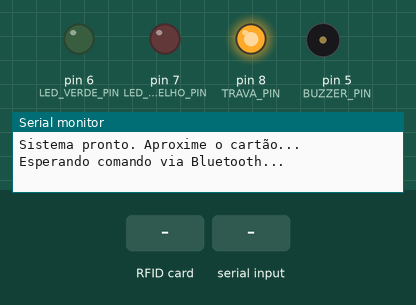
Simulated run of this sketch. Board: Arduino Uno, built with avr-gcc and run on an emulated ATmega328P. Shown: output pins drawn as LEDs (lit = HIGH), buzzer (waves = sounding), the last lines printed to the serial monitor. Dashed ring = blinking. The test bench sets the inputs (shaded band). The local clock reads 2024-03-15 10:24:30 at power-on unless the sketch sets it; EEPROM starts erased; pins used as bus, display or sensor lines are not drawn.

Above: at 1.2 s.
1.3 s: RFID card 5E 7A 19 C4 held to the reader
At 2.1 s:
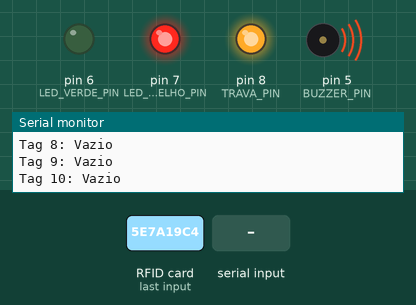
4.3 s: "C" received over the second serial link
At 5.2 s:
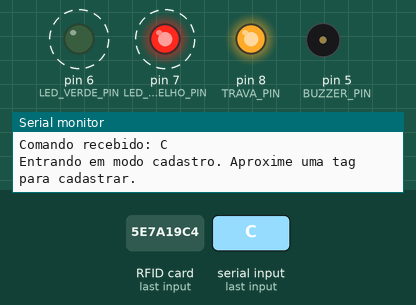
7.3 s: RFID card 5E 7A 19 C4 held to the reader
At 7.7 s:
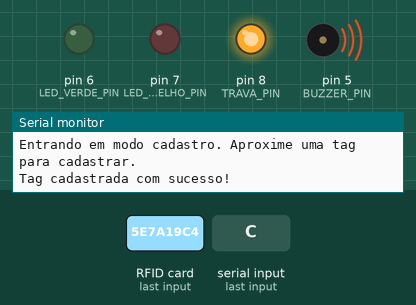
9.3 s: RFID card 5E 7A 19 C4 held to the reader
At 10.4 s:
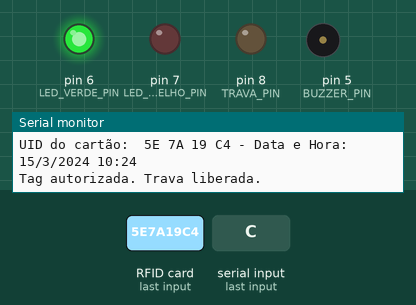
Timing chart, 0 to 14.4 s (numbered marks = the images above; inputs shaded):
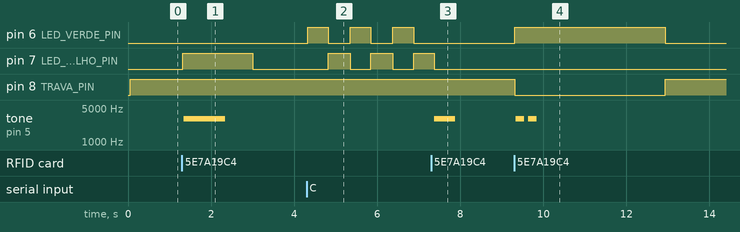

The sketch:

v2.0.ino
```cpp
#include <SPI.h>
#include <MFRC522.h>
#include <SoftwareSerial.h>
#include <Wire.h>
#include <RTClib.h>
#include <EEPROM.h>

#define BUZZER_PIN 5
#define SS_PIN 10
#define RST_PIN 9
#define LED_VERDE_PIN 6
#define LED_VERMELHO_PIN 7
#define TRAVA_PIN 8  // Porta conectada à trava solenoide
#define RX_PIN 3
#define TX_PIN 2

MFRC522 mfrc522(SS_PIN, RST_PIN);
SoftwareSerial BTSerial(RX_PIN, TX_PIN);
RTC_DS3231 rtc;

struct LogEntry {
  byte uid[4];
  DateTime time;
  bool liberada;  // Novo membro para o estado da tranca
};

const int numTagsMax = 10;
const int logCapacity = 10; // Capacidade máxima de registros do log
char command;
bool modoCadastro = false;
bool modoDescadastro = false;
byte tagsAutorizadas[numTagsMax][4];

void setup() {
  Serial.begin(9600);
  BTSerial.begin(9600);
  SPI.begin();
  mfrc522.PCD_Init();
  Wire.begin();
  pinMode(BUZZER_PIN, OUTPUT);
  if (!rtc.begin()) {
    Serial.println("Não foi possível encontrar o RTC.");
    while (1);
  }
  if (rtc.lostPower()) {
    Serial.println("RTC perdeu energia, configurando data e hora padrão.");
    rtc.adjust(DateTime(F(__DATE__), F(__TIME__)));
  }
  pinMode(LED_VERDE_PIN, OUTPUT);
  pinMode(LED_VERMELHO_PIN, OUTPUT);
  pinMode(TRAVA_PIN, OUTPUT);
  digitalWrite(LED_VERDE_PIN, LOW);
  digitalWrite(LED_VERMELHO_PIN, LOW);
  digitalWrite(TRAVA_PIN, HIGH); // Trava inicialmente fechada (LOW = fechada)
  for (int i = 0; i < numTagsMax; i++) {
    for (int j = 0; j < 4; j++) {
      tagsAutorizadas[i][j] = 0xFF;
    }
  }
  Serial.println("Sistema pronto. Aproxime o cartão...");
  Serial.println("Esperando comando via Bluetooth...");
}

void loop() {
  // Verifica se há um comando disponível no Serial Bluetooth
  if (BTSerial.available()) {
    command = BTSerial.read();
    Serial.print("Comando recebido: ");
    Serial.println(command);
    if (command == 'C') {
      modoCadastro = true;
      Serial.println("Entrando em modo cadastro. Aproxime uma tag para cadastrar.");
      while (modoCadastro) {
        digitalWrite(LED_VERDE_PIN, HIGH);
        digitalWrite(LED_VERMELHO_PIN, LOW);
        delay(500);
        digitalWrite(LED_VERDE_PIN, LOW);
        digitalWrite(LED_VERMELHO_PIN, HIGH);
        delay(500);
        if (mfrc522.PICC_IsNewCardPresent() && mfrc522.PICC_ReadCardSerial()) {
          cadastrarTag();
          modoCadastro = false;
          digitalWrite(LED_VERDE_PIN, LOW);
          digitalWrite(LED_VERMELHO_PIN, LOW);
        }
        if (BTSerial.available() && BTSerial.read() == 'F') {
          modoCadastro = false;
          digitalWrite(LED_VERDE_PIN, LOW);
          digitalWrite(LED_VERMELHO_PIN, LOW);
          Serial.println("Saindo do modo cadastro.");
        }
      }
    } else if (command == 'X') {
      modoDescadastro = true;
      Serial.println("Entrando em modo excluir tag. Aproxime uma tag para excluir.");
      while (modoDescadastro) {
        digitalWrite(LED_VERMELHO_PIN, HIGH);
        delay(100);
        digitalWrite(LED_VERMELHO_PIN, LOW);
        delay(100);
        if (mfrc522.PICC_IsNewCardPresent() && mfrc522.PICC_ReadCardSerial()) {
          descadastrarTag();
          modoDescadastro = false;
          digitalWrite(LED_VERDE_PIN, LOW);
          digitalWrite(LED_VERMELHO_PIN, LOW);
        }
        if (BTSerial.available() && BTSerial.read() == 'F') {
          modoDescadastro = false;
          digitalWrite(LED_VERDE_PIN, LOW);
          digitalWrite(LED_VERMELHO_PIN, LOW);
          Serial.println("Saindo do modo excluir tag.");
        }
      }
    } else if (command == 'L') {
      Serial.println("Iniciando envio de log...");
      enviarLog();
    }
  }

  if (mfrc522.PICC_IsNewCardPresent() && mfrc522.PICC_ReadCardSerial()) {
    DateTime now = rtc.now();
    Serial.print("UID do cartão: ");
    for (byte i = 0; i < mfrc522.uid.size; i++) {
      Serial.print(mfrc522.uid.uidByte[i] < 0x10 ? " 0" : " ");
      Serial.print(mfrc522.uid.uidByte[i], HEX);
    }
    Serial.print(" - Data e Hora: ");
    Serial.print(now.day()); Serial.print('/');
    Serial.print(now.month()); Serial.print('/');
    Serial.print(now.year()); Serial.print(" ");
    Serial.print(now.hour()); Serial.print(':');
    Serial.println(now.minute());
    if (tagAutorizada(mfrc522.uid.uidByte)) {
      digitalWrite(LED_VERDE_PIN, HIGH);
      digitalWrite(LED_VERMELHO_PIN, LOW);
      digitalWrite(TRAVA_PIN, LOW); // Abre a trava (LOW = liberada)
      Serial.println("Tag autorizada. Trava liberada.");
      buzzerSuccess();
      delay(3000);  // Aguarda 3 segundos
      digitalWrite(LED_VERDE_PIN, LOW);
      digitalWrite(TRAVA_PIN, HIGH);  // Fecha a trava após o tempo (HIGH = fechada)
      Serial.println("Trava fechada.");
      registrarLog(mfrc522.uid.uidByte, now, true);
    } else {
      digitalWrite(LED_VERDE_PIN, LOW);
      digitalWrite(LED_VERMELHO_PIN, HIGH);
      Serial.println("Tag não autorizada.");
      buzzerFailure();
      registrarLog(mfrc522.uid.uidByte, now, false);
    }
    exibirTagsCadastradas();
    delay(1500);
    digitalWrite(LED_VERDE_PIN, LOW);
    digitalWrite(LED_VERMELHO_PIN, LOW);
  }
}

bool tagAutorizada(byte *uid) {
  for (int i = 0; i < numTagsMax; i++) {
    if (memcmp(uid, tagsAutorizadas[i], 4) == 0) {
      return true;
    }
  }
  return false;
}

void cadastrarTag() {
  byte uid[4];
  for (byte i = 0; i < 4; i++) {
    uid[i] = mfrc522.uid.uidByte[i];
  }

  // Verifica se a tag já está cadastrada
  for (int i = 0; i < numTagsMax; i++) {
    if (memcmp(uid, tagsAutorizadas[i], 4) == 0) {
      Serial.println("Tag já cadastrada.");
      buzzerFailure();
      return;
    }
  }

  // Procura uma posição vazia para cadastrar a tag
  for (int i = 0; i < numTagsMax; i++) {
    if (tagsAutorizadas[i][0] == 0xFF) {
      memcpy(tagsAutorizadas[i], uid, 4);
      Serial.println("Tag cadastrada com sucesso!");
      buzzerCadastroConfirmado();
      return;
    }
  }
  Serial.println("Limite de tags cadastradas atingido.");
}

void descadastrarTag() {
  byte uid[4];
  for (byte i = 0; i < 4; i++) {
    uid[i] = mfrc522.uid.uidByte[i];
  }
  for (int i = 0; i < numTagsMax; i++) {
    if (memcmp(uid, tagsAutorizadas[i], 4) == 0) {
      for (byte j = 0; j < 4; j++) {
        tagsAutorizadas[i][j] = 0xFF;
      }
      Serial.println("Tag descadastrada com sucesso!");
      return;
    }
  }
  Serial.println("Tag não encontrada.");
}

void registrarLog(byte *uid, DateTime now, bool liberada) {
  LogEntry entry;
  for (byte i = 0; i < 4; i++) {
    entry.uid[i] = uid[i];
  }
  entry.time = now;
  entry.liberada = liberada; // Adiciona o estado da tranca ao registro
  int logPos = EEPROM.read(0);
  logPos = (logPos + 1) % logCapacity; // Controle circular do log
  EEPROM.write(0, logPos);
  EEPROM.put(logPos * sizeof(LogEntry) + 1, entry);
}

void enviarLog() {
  Serial.println("Enviando log...");
  int logPos = EEPROM.read(0);
  for (int i = 0; i < logCapacity; i++) {
    int pos = (logPos - i + logCapacity) % logCapacity; // Lê os registros do mais recente ao mais antigo
    LogEntry entry;
    EEPROM.get(pos * sizeof(LogEntry) + 1, entry);
    if (entry.time.unixtime() > 0) { // Garante que só registros válidos serão enviados
      String logEntry = "UID: ";
      for (byte j = 0; j < 4; j++) {
        logEntry += String(entry.uid[j], HEX);
      }
      logEntry += " Data: ";
      logEntry += String(entry.time.day()) + "/";
      logEntry += String(entry.time.month()) + "/";
      logEntry += String(entry.time.year());
      logEntry += " Hora: ";
      logEntry += String(entry.time.hour()) + ":";
      logEntry += String(entry.time.minute());
      logEntry += " Tranca: ";
      logEntry += entry.liberada ? "Liberada" : "Não Liberada";

      // Envia o log via Bluetooth
      BTSerial.println(logEntry);
      Serial.println(logEntry); // Também imprime no Serial Monitor para verificação
    }
  }
}

void exibirTagsCadastradas() {
  Serial.println("Tags cadastradas:");
  for (int i = 0; i < numTagsMax; i++) {
    Serial.print("Tag "); Serial.print(i + 1); Serial.print(": ");
    if (tagsAutorizadas[i][0] != 0xFF) {
      for (byte j = 0; j < 4; j++) {
        Serial.print(tagsAutorizadas[i][j] < 0x10 ? " 0" : " ");
        Serial.print(tagsAutorizadas[i][j], HEX);
      }
    } else {
      Serial.print("Vazio");
    }
    Serial.println();
  }
}

void buzzerSuccess() {
  for (int i = 0; i < 2; i++) {
    tone(BUZZER_PIN, 3000, 200);
    delay(300);
  }
}

void buzzerFailure() {
  tone(BUZZER_PIN, 3000, 1000);
}

void buzzerCadastroConfirmado() {
  tone(BUZZER_PIN, 3000, 500);
}
```

Measured:
- after the input at 1.3 s, pin 7 (LED_VERMELHO_PIN): LOW → HIGH at once, → LOW 1.7 s later; tone on pin 5 (BUZZER_PIN): silent → 3000 Hz at once, → silent 1.0 s later
- after the input at 4.3 s, pin 6 (LED_VERDE_PIN): alternates HIGH for 0.50 s and LOW for 0.53 s, starting at once; pin 7 (LED_VERMELHO_PIN): alternates HIGH for 0.53 s and LOW for 0.50 s, starting after 0.53 s
- after the input at 7.3 s, pin 6 (LED_VERDE_PIN): stops changing and stays LOW; pin 7 (LED_VERMELHO_PIN): goes on until 7.4 s, then stays LOW; tone on pin 5 (BUZZER_PIN): silent → 3000 Hz after 0.08 s, → silent 0.50 s later
- after the input at 9.3 s, pin 6 (LED_VERDE_PIN): LOW → HIGH at once, → LOW 3.6 s later; pin 8 (TRAVA_PIN): HIGH → LOW at once, → HIGH 3.6 s later; tone on pin 5 (BUZZER_PIN): alternates 3000 Hz for 0.20 s and silent for 0.10 s, 4 changes in all, then stays silent, starting at once
